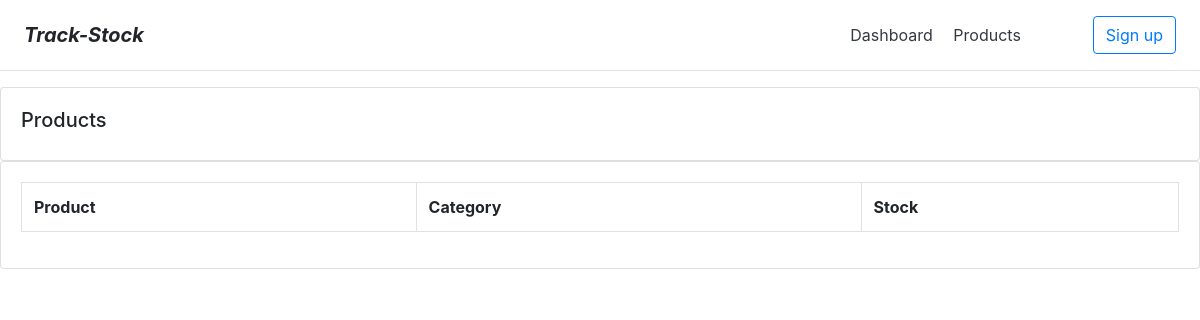
Before: /products/ with the older database file.
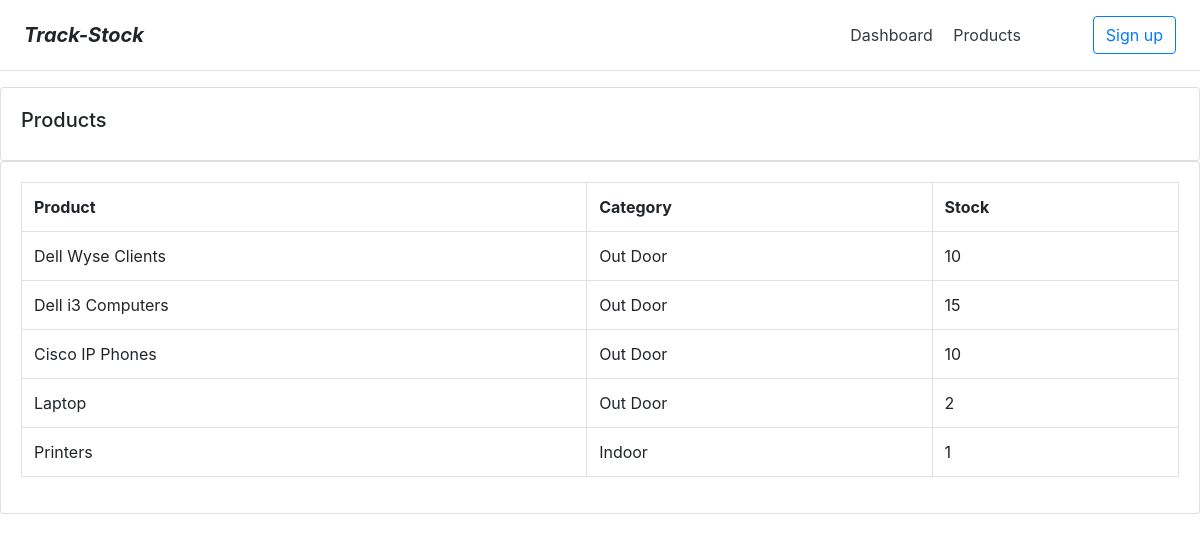
After: the same page with the newer database file.
### inv/models.py (models this page shows, shortened)
class Product(models.Model):
    CATEGORY = (
            ('Indoor', 'Indoor'),
            ('Out Door', 'Out Door'),
            )
    name = models.CharField(max_length=200, null=True)
    stock = models.CharField(max_length=8, null=True)
    category = models.CharField(max_length=200, null=True, choices=CATEGORY)
    description = models.CharField(max_length=200, null=True)
    date_created = models.DateTimeField(auto_now_add=True, null=True)
    tags = models.ManyToManyField(Tag)

### inv/views.py (the view)
# urls.py: path('products/', views.products, name='products'),
def products(request):
    products = Product.objects.all()
    return render(request, 'products.html', {'products': products})

### inv/templates/products.html
{% extends 'main.html' %}
{% block content %}
<div class="row">
    <div class="col-md">
        <div class="card card-body">
            <h5>Products</h5>
        </div>
        <div class="card card-body">
            <table class="table table-bordered">
                <tr>
                    <th>Product</th>
                    <th>Category</th>
                    <th>Stock</th>
                </tr>
                {% for i in products %}
                    <tr>
                        <td>{{i.name}}</td>
                        <td>{{i.category}}</td>
                        <td>{{i.stock}}</td>
                    </tr>
                {% endfor %}
            </table>
        </div>
    </div>
</div>
{% endblock %}

Changed rows visible on the page:
added Product: name "Dell Wyse Clients", category "Out Door", stock "10"
added Product: name "Dell i3 Computers", category "Out Door", stock "15"
added Product: name "Cisco IP Phones", category "Out Door", stock "10"
added Product: name "Laptop", category "Out Door", stock "2"
added Product: name "Printers", category "Indoor", stock "1"
